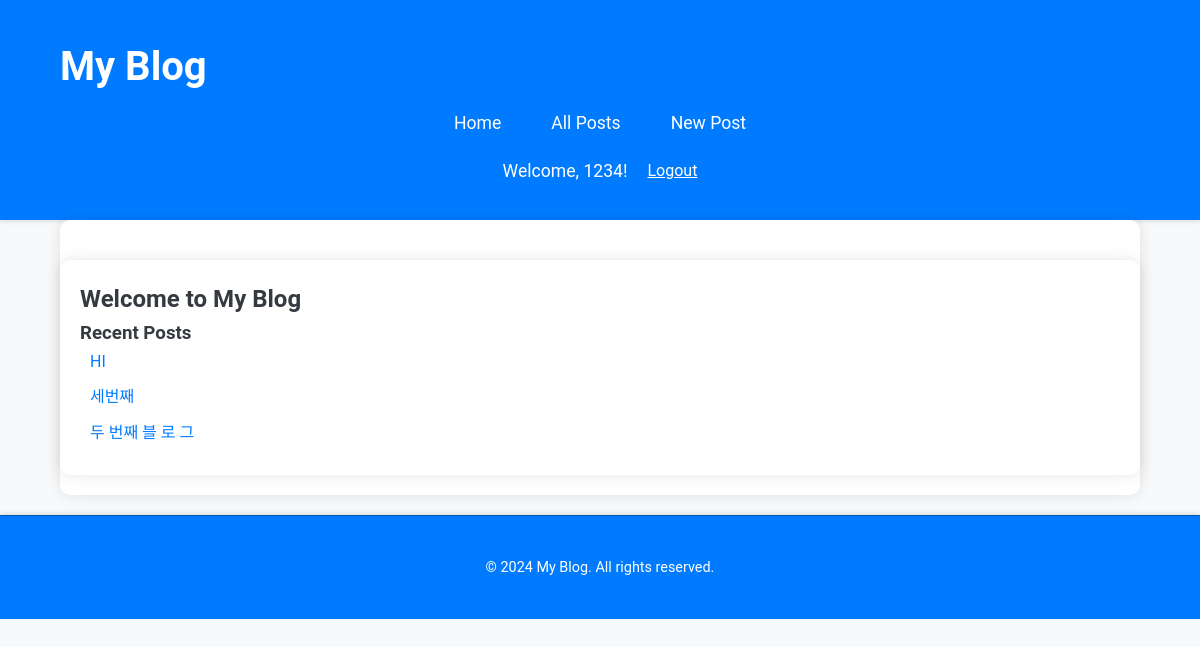
The app's page / (signed in) with its own data.
### blog/models.py (models this page shows, shortened)
class Post(models.Model):
    title = models.CharField(max_length=200) # max 값을 지정해야할때
    content = models.TextField() # 길이 제한이 없을때
    created_date = models.DateTimeField(default=timezone.now) # 날짜와 시간을 의미함
    modified_date = models.DateTimeField(auto_now=True) # 수정될때마다 시간이 자동으로 업데이트 됨
    category = models.ForeignKey(Category, on_delete=models.CASCADE, null=True, related_name = 'posts') # Category 모델과 Post 모델을 1:N 관계로 연결함
    class Meta:
        ordering = ['-created_date'] # -가 있으면 내림차순, 없으면 오름차순

### blog/views.py (the view)
# urls.py: path('', views.home, name='home'),
def home(request):
    recent_post = Post.objects.order_by('-created_date')[:5]
    return render(request, 'blog/home.html', {'recent_posts': recent_post})

### blog/templates/blog/home.html
{% extends 'blog/base.html' %}
{% block content %}
    <div class="content-wrapper">
        <h2>Welcome to My Blog</h2>
        <h3>Recent Posts</h3>
        <ul class="post-list">
        {% for post in recent_posts %}
            <li><a href="#">{{ post.title }}</a></li>
        {% empty %}
            <li>No posts yet.</li>
        {% endfor %}
        </ul>
    </div>
{% endblock %}

### blog/templates/blog/base.html (shortened to what this page needs)
<!DOCTYPE html>
<html lang="en">
<head>
    {% load static %}
    <link rel="stylesheet" href="{% static 'css/style.css' %}">
</head>
<body>
    <header class="site-header">
        <nav>
            <div class="container">
                <h1><a href="{% url 'home' %}">My Blog</a></h1>
                <ul>
                    <li><a href="{% url 'home' %}">Home</a></li>
                    <li><a href="{% url 'post_list' %}">All Posts</a></li>
                    {% if user.is_authenticated %}
                        <li><a href="{% url 'post_create' %}">New Post</a></li>
                    {% endif %}
                </ul>
                <div class="user-auth">
                    {% if user.is_authenticated %}
                        <span>Welcome, {{ user.username }}!</span>
                        <form id="logout-form" action="{% url 'logout' %}" method="post">
                            <button type="submit">
                                Logout
                            </button>
                        </form>
                    {% else %}
                        <a href="{% url 'login' %}">Login</a>
                    {% endif %}
                </div>
            </div>
        </nav>
    </header>
    <main class="container">
        {% block content %}
        {% endblock %}
    </main>
    <footer class="site-footer">
        <div class="container">
            <p>&copy; 2024 My Blog. All rights reserved.</p>
        </div>
    </footer>
</body>
</html>

### blog/static/css/style.css (style rules this page uses)
body, h1, h2, h3, h4, h5, h6, p, ul, li, a, button, form { margin: 0; padding: 0; box-sizing: border-box; }
body { font-family: 'Roboto', Arial, sans-serif; line-height: 1.6; background-color: #f8f9fa; color: #343a40; margin: 0; padding: 0; }
.container { width: 90%; max-width: 1140px; margin: 0 auto; padding: 20px 0; }
header { background: #007bff; color: #fff; padding: 15px 0; box-shadow: 0 2px 4px rgba(0, 0, 0, 0.1); }
header h1 a { color: #fff; text-decoration: none; font-size: 2.5rem; font-weight: bold; }
nav ul { list-style: none; display: flex; justify-content: center; padding: 10px 0; }
nav ul li { margin: 0 15px; }
nav ul li a { color: #fff; text-decoration: none; padding: 5px 10px; font-size: 1.1rem; transition: background 0.3s ease, color 0.3s ease; }
.user-auth { display: flex; align-items: center; justify-content: center; margin-top: 10px; }
.user-auth span { margin-right: 20px; font-size: 1.1rem; }
.user-auth form { display: inline; }
.user-auth button { background: none; border: none; color: #fff; text-decoration: underline; cursor: pointer; padding: 0; font: inherit; font-size: 1rem; }
main { padding: 20px; background: #fff; margin-top: 20px; border-radius: 10px; box-shadow: 0 0 15px rgba(0, 0, 0, 0.1); }
footer { background: #007bff; color: #fff; text-align: center; padding: 20px 0; margin-top: 20px; border-top: 1px solid #0056b3; box-shadow: 0 -2px 4px rgba(0, 0, 0, 0.1); }
footer p { margin: 0; font-size: 0.9rem; }
button { background-color: #007bff; color: #fff; border: none; padding: 10px 20px; cursor: pointer; border-radius: 5px; font-size: 1rem; transition: background 0.3s ease, transform 0.3s ease; }
form { display: flex; flex-direction: column; }
.content-wrapper { padding: 20px; background: #fff; border-radius: 10px; box-shadow: 0 0 15px rgba(0, 0, 0, 0.1); margin-top: 20px; }
.post-list { list-style: none; padding: 0; }
.post-list li { margin-bottom: 10px; }
.post-list li a { color: #007bff; text-decoration: none; padding: 5px 10px; transition: background 0.3s ease, color 0.3s ease; }

### records on screen
Post: title "HI"
Post: title "세번째"
Post: title "두 번째 블 로 그"

### other values on screen
{{ user.username }} "1234"
